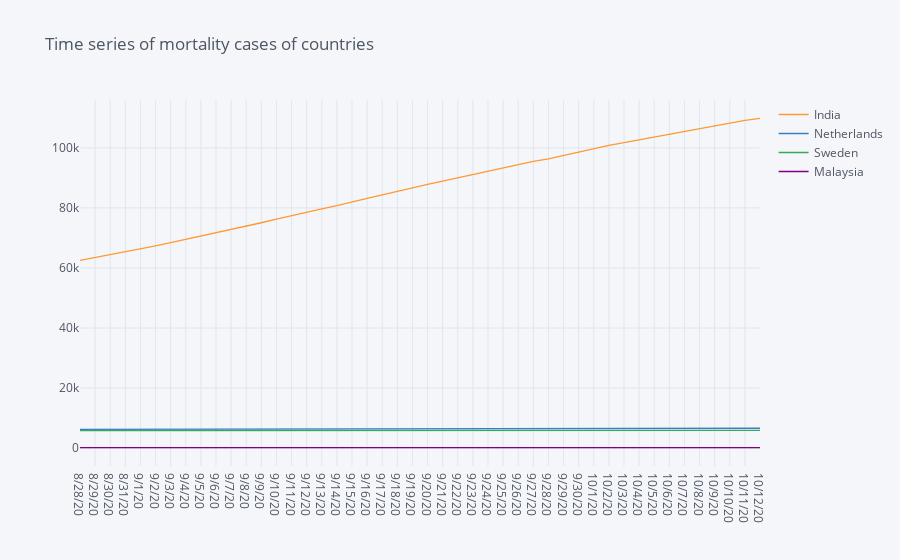

This figure's notebook cell:
### Code cell
#Time series plot of mortality cases for 4 selected countries 
covid_filtered1 = covid_filtered1.groupby(['Country']).sum()

#get countries with most cases on last date in dataframe
covid_filtered1 = covid_filtered1.sort_values(by = covid_filtered1.columns[-1], ascending = False).head(4)

covid_filtered1.transpose().iplot(title = 'Time series of mortality cases of countries ')

### Figure 1 — Plotly figure (JSON) as saved in the notebook; plotly's stock layout.template omitted (floating-point values rounded to 4 significant figures)
{"data": [{"line": {"color": "rgba(255, 153, 51, 1.0)", "dash": "solid", "shape": "linear", "width": 1.3}, "mode": "lines", "name": "India", "text": "", "type": "scatter", "x": ["8/28/20", "8/29/20", "8/30/20", "8/31/20", "9/1/20", "9/2/20", "9/3/20", "9/4/20", "9/5/20", "9/6/20", "9/7/20", "9/8/20", "9/9/20", "9/10/20", "9/11/20", "9/12/20", "9/13/20", "9/14/20", "9/15/20", "9/16/20", "9/17/20", "9/18/20", "9/19/20", "9/20/20", "9/21/20", "9/22/20", "9/23/20", "9/24/20", "9/25/20", "9/26/20", "9/27/20", "9/28/20", "9/29/20", "9/30/20", "10/1/20", "10/2/20", "10/3/20", "10/4/20", "10/5/20", "10/6/20", "10/7/20", "10/8/20", "10/9/20", "10/10/20", "10/11/20", "10/12/20"], "y": [62550, 63498, 64469, 65288, 66333, 67376, 68472, 69561, 70626, 71642, 72775, 73890, 75062, 76271, 77472, 78586, 79722, 80776, 82066, 83198, 84372, 85619, 86752, 87882, 88935, 90020, 91149, 92290, 93379, 94503, 95542, 96318, 97497, 98678, 99773, 100842, 101782, 102685, 103569, 104555, 105526, 106490, 107416, 108334, 109150, 109856]}, {"line": {"color": "rgba(55, 128, 191, 1.0)", "dash": "solid", "shape": "linear", "width": 1.3}, "mode": "lines", "name": "Netherlands", "text": "", "type": "scatter", "x": ["8/28/20", "8/29/20", "8/30/20", "8/31/20", "9/1/20", "9/2/20", "9/3/20", "9/4/20", "9/5/20", "9/6/20", "9/7/20", "9/8/20", "9/9/20", "9/10/20", "9/11/20", "9/12/20", "9/13/20", "9/14/20", "9/15/20", "9/16/20", "9/17/20", "9/18/20", "9/19/20", "9/20/20", "9/21/20", "9/22/20", "9/23/20", "9/24/20", "9/25/20", "9/26/20", "9/27/20", "9/28/20", "9/29/20", "9/30/20", "10/1/20", "10/2/20", "10/3/20", "10/4/20", "10/5/20", "10/6/20", "10/7/20", "10/8/20", "10/9/20", "10/10/20", "10/11/20", "10/12/20"], "y": [6220, 6224, 6224, 6224, 6230, 6235, 6235, 6237, 6241, 6243, 6243, 6244, 6246, 6249, 6252, 6253, 6254, 6256, 6258, 6260, 6266, 6273, 6275, 6279, 6281, 6291, 6296, 6312, 6328, 6366, 6374, 6380, 6393, 6406, 6419, 6428, 6449, 6454, 6454, 6482, 6518, 6531, 6544, 6567, 6584, 6596]}, {"line": {"color": "rgba(50, 171, 96, 1.0)", "dash": "solid", "shape": "linear", "width": 1.3}, "mode": "lines", "name": "Sweden", "text": "", "type": "scatter", "x": ["8/28/20", "8/29/20", "8/30/20", "8/31/20", "9/1/20", "9/2/20", "9/3/20", "9/4/20", "9/5/20", "9/6/20", "9/7/20", "9/8/20", "9/9/20", "9/10/20", "9/11/20", "9/12/20", "9/13/20", "9/14/20", "9/15/20", "9/16/20", "9/17/20", "9/18/20", "9/19/20", "9/20/20", "9/21/20", "9/22/20", "9/23/20", "9/24/20", "9/25/20", "9/26/20", "9/27/20", "9/28/20", "9/29/20", "9/30/20", "10/1/20", "10/2/20", "10/3/20", "10/4/20", "10/5/20", "10/6/20", "10/7/20", "10/8/20", "10/9/20", "10/10/20", "10/11/20", "10/12/20"], "y": [5821, 5821, 5821, 5808, 5813, 5820, 5832, 5835, 5835, 5835, 5837, 5838, 5842, 5843, 5846, 5846, 5846, 5846, 5851, 5860, 5864, 5865, 5865, 5865, 5865, 5870, 5876, 5878, 5880, 5880, 5880, 5880, 5890, 5893, 5893, 5895, 5895, 5895, 5895, 5883, 5892, 5892, 5894, 5894, 5894, 5894]}, {"line": {"color": "rgba(128, 0, 128, 1.0)", "dash": "solid", "shape": "linear", "width": 1.3}, "mode": "lines", "name": "Malaysia", "text": "", "type": "scatter", "x": ["8/28/20", "8/29/20", "8/30/20", "8/31/20", "9/1/20", "9/2/20", "9/3/20", "9/4/20", "9/5/20", "9/6/20", "9/7/20", "9/8/20", "9/9/20", "9/10/20", "9/11/20", "9/12/20", "9/13/20", "9/14/20", "9/15/20", "9/16/20", "9/17/20", "9/18/20", "9/19/20", "9/20/20", "9/21/20", "9/22/20", "9/23/20", "9/24/20", "9/25/20", "9/26/20", "9/27/20", "9/28/20", "9/29/20", "9/30/20", "10/1/20", "10/2/20", "10/3/20", "10/4/20", "10/5/20", "10/6/20", "10/7/20", "10/8/20", "10/9/20", "10/10/20", "10/11/20", "10/12/20"], "y": [125, 125, 126, 127, 128, 128, 128, 128, 128, 128, 128, 128, 128, 128, 128, 128, 128, 128, 128, 128, 128, 129, 130, 130, 130, 130, 133, 133, 133, 133, 134, 134, 134, 136, 136, 136, 137, 137, 137, 141, 141, 146, 152, 155, 157, 159]}], "layout": {"legend": {"bgcolor": "#F5F6F9", "font": {"color": "#4D5663"}}, "paper_bgcolor": "#F5F6F9", "plot_bgcolor": "#F5F6F9", "title": {"font": {"color": "#4D5663"}, "text": "Time series of mortality cases of countries "}, "xaxis": {"gridcolor": "#E1E5ED", "showgrid": true, "tickfont": {"color": "#4D5663"}, "title": {"font": {"color": "#4D5663"}, "text": ""}, "zerolinecolor": "#E1E5ED"}, "yaxis": {"gridcolor": "#E1E5ED", "showgrid": true, "tickfont": {"color": "#4D5663"}, "title": {"font": {"color": "#4D5663"}, "text": ""}, "zerolinecolor": "#E1E5ED"}}}
